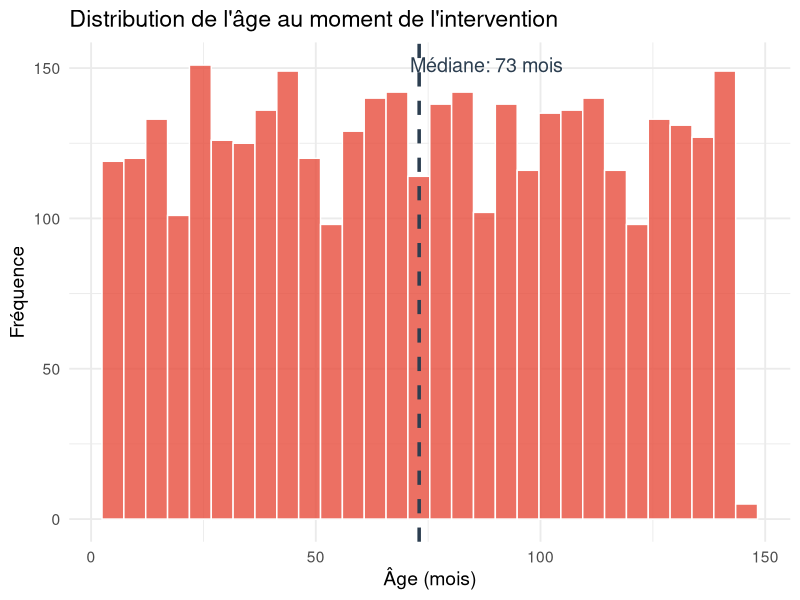
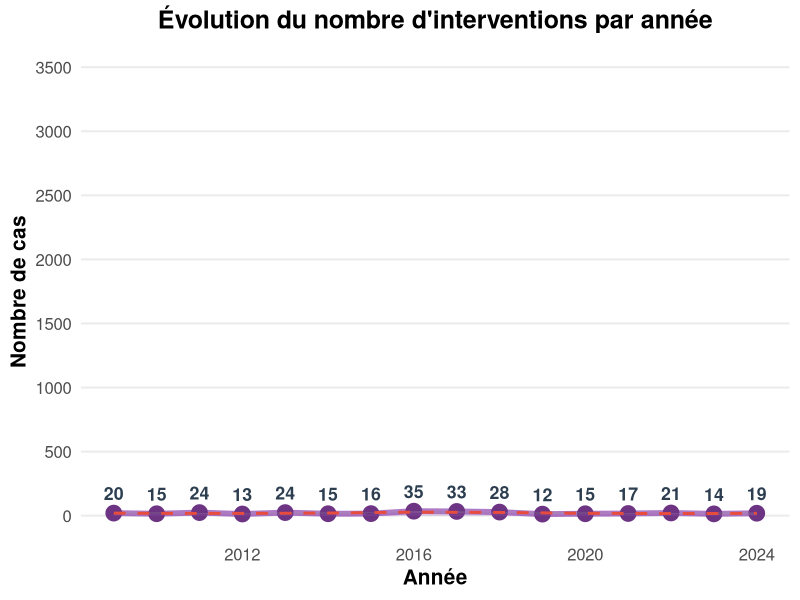
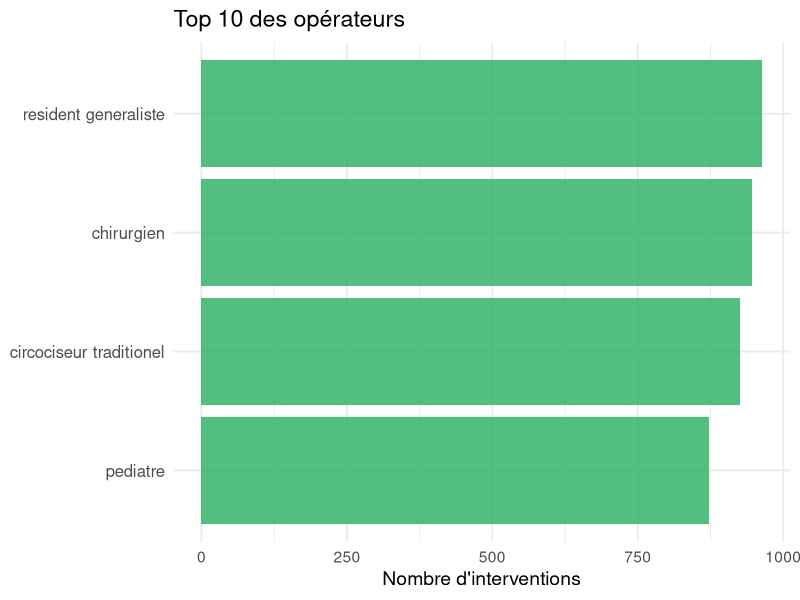
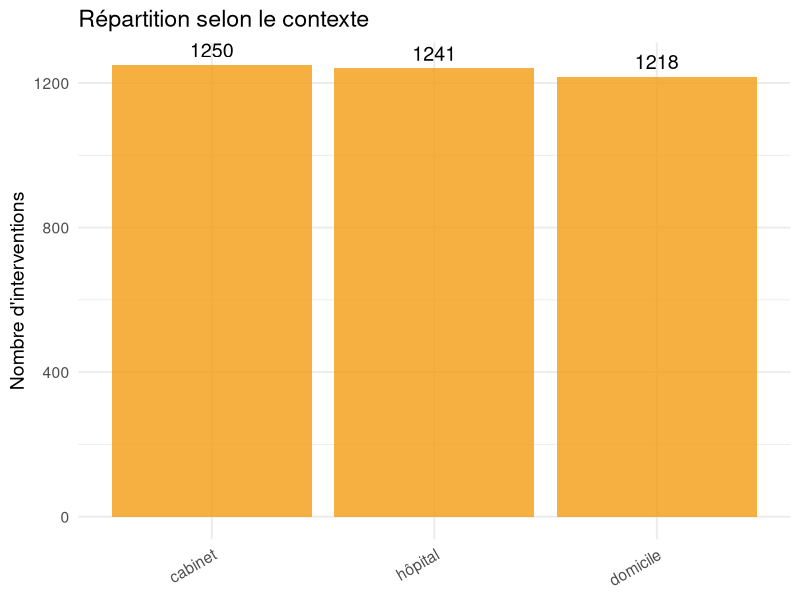
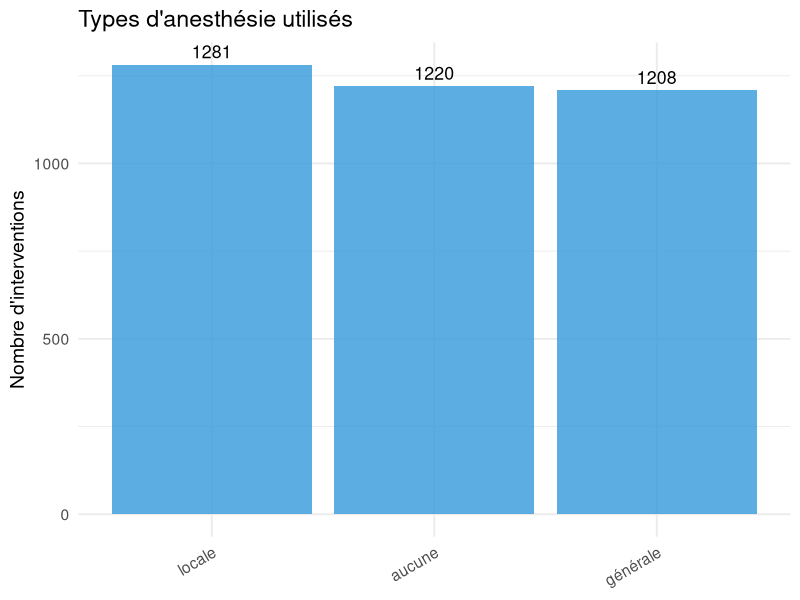
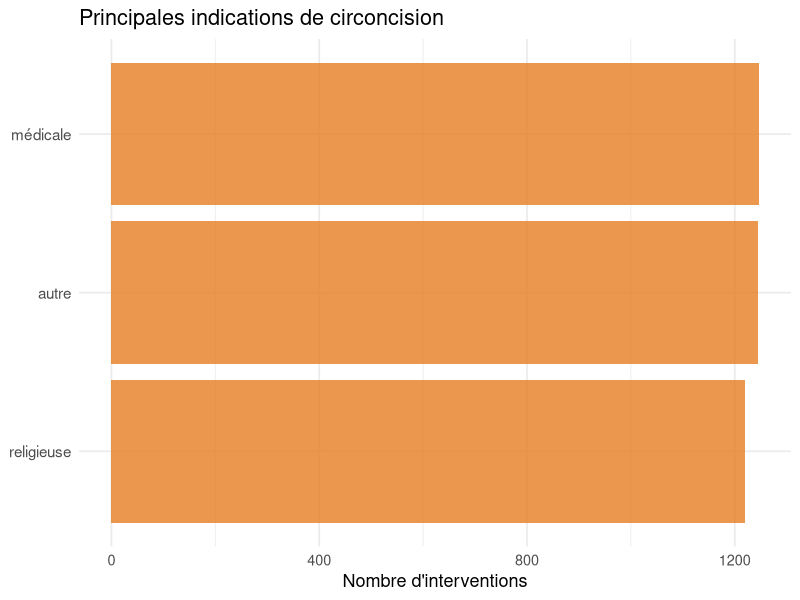
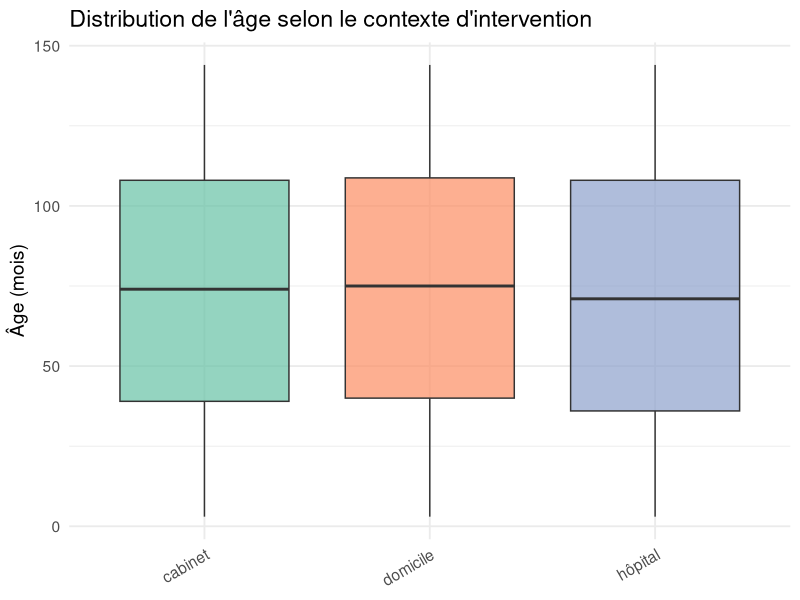

These figures' R source, in order:
## ---- chunk 1
library(dplyr)
library(ggplot2)
library(lubridate)
library(forcats)
library(knitr)

# Charger les données
data <- read.csv(
  "liste_circoncision_anonymisee.csv",
  sep = ",",
  dec = ".",
  stringsAsFactors = FALSE
)

# Nettoyer les données
data <- data %>%
  mutate(
    Date = dmy(Date),
    annee = year(Date),
    age_jours = as.numeric(`age.en.jours`),
    age_mois = as.numeric(`age.en.mois`),
    age_annee = as.numeric(`age.en.année`),
    operateur = `Opérateur`,
    contexte = Contexte,
    anesthesie = `Anesthésie`,
    indication = `Indication.de.la.circoncision`
  )
## ---- chunk 2
#| echo: true
head(data, 3) %>% 
  select(1:6) %>%
  kable()
## ---- chunk 3
cat(paste("📊 Nombre total d'interventions:", nrow(data), "\n"))
cat(paste("📅 Période:", min(data$annee, na.rm=TRUE), "-", max(data$annee, na.rm=TRUE), "\n"))
cat(paste("⏱️ Durée:", max(data$annee, na.rm=TRUE) - min(data$annee, na.rm=TRUE), "ans"))
## ---- chunk 4
data %>%
  summarise(
    `Médiane (mois)` = round(median(age_mois, na.rm = TRUE), 1),
    `Moyenne (mois)` = round(mean(age_mois, na.rm = TRUE), 1),
    `Q1 (mois)` = round(quantile(age_mois, 0.25, na.rm = TRUE), 1),
    `Q3 (mois)` = round(quantile(age_mois, 0.75, na.rm = TRUE), 1)
  ) %>%
  kable()
## ---- chunk 5
#| fig-width: 10
#| fig-height: 5
ggplot(data, aes(x = age_mois)) +
  geom_histogram(bins = 30, fill = "#e74c3c", color = "white", alpha = 0.8) +
  geom_vline(aes(xintercept = median(age_mois, na.rm = TRUE)), 
             color = "#2c3e50", linetype = "dashed", size = 1.2) +
  annotate("text", x = median(data$age_mois, na.rm = TRUE) + 15, 
           y = Inf, label = paste("Médiane:", round(median(data$age_mois, na.rm = TRUE), 1), "mois"), 
           vjust = 2, color = "#2c3e50", size = 5) +
  labs(title = "Distribution de l'âge au moment de l'intervention", 
       x = "Âge (mois)", y = "Fréquence") +
  theme_minimal(base_size = 14)
## ---- chunk 6
#| fig-width: 11
#| fig-height: 6
cas_par_annee <- data %>%
  group_by(annee) %>%
  summarise(n = n())

# Calculer les limites pour l'axe Y
max_cas <- max(cas_par_annee$n, na.rm = TRUE)
y_limit <- ceiling(max_cas / 500) * 500  # Arrondir au 500 supérieur

ggplot(cas_par_annee, aes(x = annee, y = n)) +
  geom_line(color = "#9b59b6", size = 2, alpha = 0.8) +
  geom_point(color = "#6c3483", size = 5) +
  geom_area(alpha = 0.2, fill = "#9b59b6") +
  geom_text(aes(label = n), vjust = -1, size = 4.5, fontface = "bold", color = "#2c3e50") +
  geom_smooth(method = "loess", se = TRUE, color = "#e74c3c", 
              linetype = "dashed", alpha = 0.2, size = 1) +
  scale_y_continuous(limits = c(0, y_limit),
                     breaks = seq(0, y_limit, by = ifelse(y_limit <= 100, 20, 
                                                           ifelse(y_limit <= 500, 100, 500)))) +
  labs(title = "Évolution du nombre d'interventions par année", 
       x = "Année", y = "Nombre de cas") +
  theme_minimal(base_size = 15) +
  theme(
    panel.grid.minor = element_blank(),
    panel.grid.major.x = element_blank(),
    plot.title = element_text(face = "bold", hjust = 0.5),
    axis.title = element_text(face = "bold"),
    panel.background = element_rect(fill = "white", color = NA)
  )
## ---- chunk 7
#| fig-width: 10
#| fig-height: 5
top_10_operateurs <- data %>%
  count(operateur, sort = TRUE) %>%
  head(10)

data %>%
  filter(operateur %in% top_10_operateurs$operateur) %>%
  ggplot(aes(x = fct_reorder(operateur, operateur, .fun = length))) +
  geom_bar(fill = "#27ae60", alpha = 0.8) +
  coord_flip() +
  labs(title = "Top 10 des opérateurs", 
       x = NULL, y = "Nombre d'interventions") +
  theme_minimal(base_size = 14) +
  theme(axis.text.y = element_text(size = 12))
## ---- chunk 8
concentration <- data %>%
  count(operateur, sort = TRUE) %>%
  mutate(
    pourcentage = round(100 * n / sum(n), 1),
    pourcentage_cumul = cumsum(pourcentage)
  )

top_5_pct <- concentration %>% head(5) %>% pull(pourcentage) %>% sum()
## ---- chunk 9
#| fig-width: 10
#| fig-height: 4.5
ggplot(data, aes(x = fct_infreq(contexte))) +
  geom_bar(fill = "#f39c12", alpha = 0.8) +
  geom_text(stat = "count", aes(label = after_stat(count)), vjust = -0.5, size = 5) +
  labs(title = "Répartition selon le contexte", 
       x = NULL, y = "Nombre d'interventions") +
  theme_minimal(base_size = 14) +
  theme(axis.text.x = element_text(angle = 30, hjust = 1))
## ---- chunk 10
#| fig-width: 10
#| fig-height: 5
ggplot(data, aes(x = fct_infreq(anesthesie))) +
  geom_bar(fill = "#3498db", alpha = 0.8) +
  geom_text(stat = "count", aes(label = after_stat(count)), vjust = -0.5, size = 4.5) +
  labs(title = "Types d'anesthésie utilisés", 
       x = NULL, y = "Nombre d'interventions") +
  theme_minimal(base_size = 14) +
  theme(axis.text.x = element_text(angle = 30, hjust = 1))
## ---- chunk 11
#| fig-width: 10
#| fig-height: 5.5
top_indications <- data %>%
  count(indication, sort = TRUE) %>%
  head(10)

data %>%
  filter(indication %in% top_indications$indication) %>%
  ggplot(aes(x = fct_reorder(indication, indication, .fun = length))) +
  geom_bar(fill = "#e67e22", alpha = 0.8) +
  coord_flip() +
  labs(title = "Principales indications de circoncision", 
       x = NULL, y = "Nombre d'interventions") +
  theme_minimal(base_size = 13) +
  theme(axis.text.y = element_text(size = 11))
## ---- chunk 12
#| fig-width: 10
#| fig-height: 5
data %>%
  filter(!is.na(contexte) & !is.na(age_mois)) %>%
  ggplot(aes(x = contexte, y = age_mois, fill = contexte)) +
  geom_boxplot(alpha = 0.7, outlier.alpha = 0.5) +
  labs(title = "Distribution de l'âge selon le contexte d'intervention", 
       x = NULL, y = "Âge (mois)") +
  theme_minimal(base_size = 14) +
  theme(axis.text.x = element_text(angle = 30, hjust = 1),
        legend.position = "none") +
  scale_fill_brewer(palette = "Set2")
